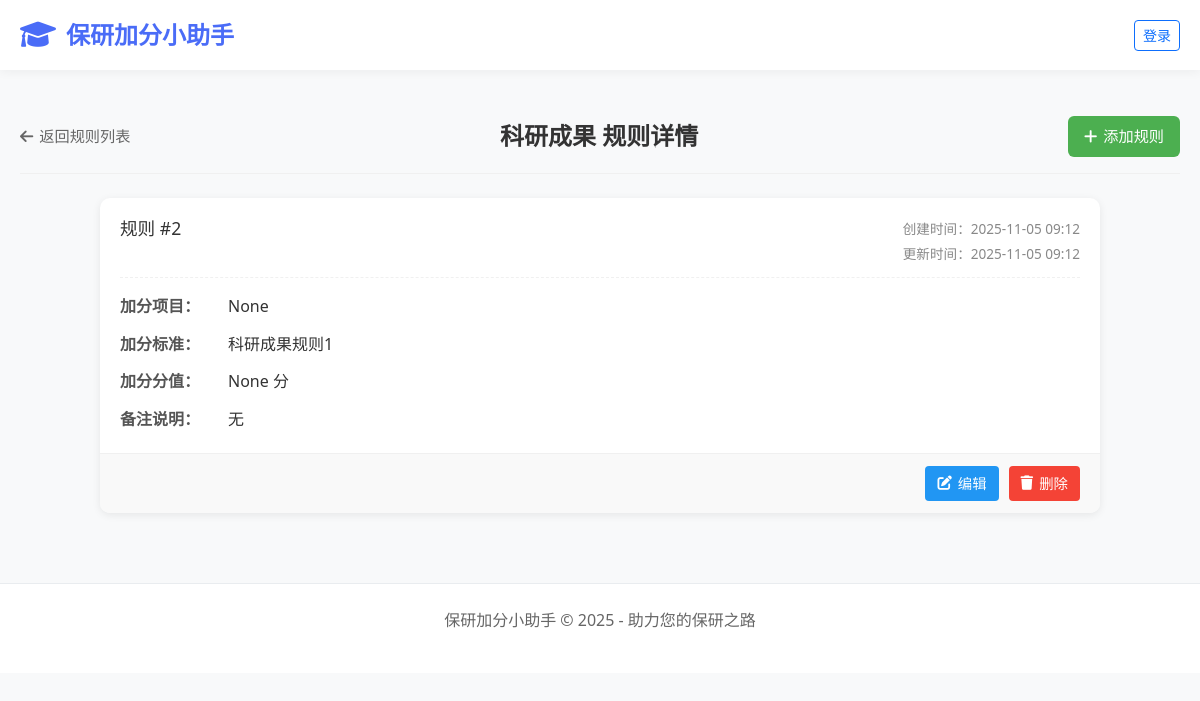
/counselor/rules/research-achievement/, run on an earlier commit of the app's database.
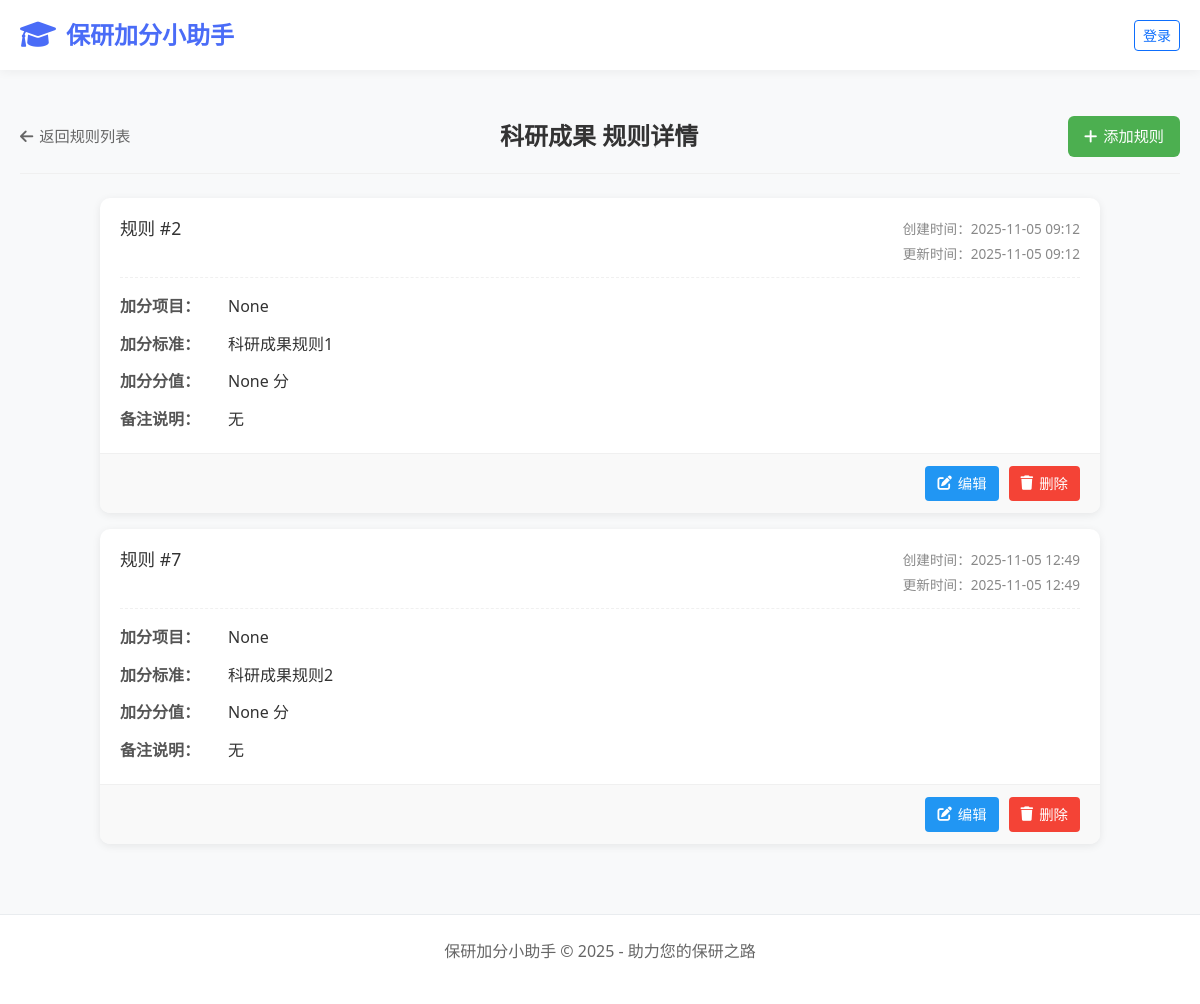
And on a later commit of the database.
### apps/students/models.py (models this page shows, shortened)
class Rule(models.Model):
    RULE_TYPE_CHOICES = [
        ('student-competition', '学业竞赛'),
        ('research-achievement', '科研成果'),
        ('innovation-entrepreneurship', '创新创业训练'),
        ('comprehensive-performance', '综合表现加分'),
    ]
    item_name = models.CharField(max_length=200, verbose_name="加分项目名称", null=True, blank=True)
    description = models.TextField(verbose_name="加分标准说明")
    score = models.DecimalField(max_digits=5, decimal_places=1, verbose_name="加分分值", null=True, blank=True)
    remark = models.TextField(blank=True, null=True, verbose_name="备注信息")
    rule_type = models.CharField(max_length=50, choices=RULE_TYPE_CHOICES, verbose_name="规则分类")
    created_at = models.DateTimeField(auto_now_add=True, verbose_name="创建时间")
    updated_at = models.DateTimeField(auto_now=True, verbose_name="更新时间")
    class Meta:
        verbose_name = "加分规则"
        verbose_name_plural = "加分规则"

### apps/counselors/views.py (the view)
# urls.py: path('rules/<str:rule_type>/', views.rule_detail, name='rule_detail'),
def rule_detail(request, rule_type):
    rule_map = {
        'student-competition': '学业竞赛',
        'research-achievement': '科研成果',
        'innovation-entrepreneurship': '创新创业训练',
        'comprehensive-performance': '综合表现加分'
    }
    rules = Rule.objects.filter(rule_type=rule_type)
    return render(request, 'counselors/rule_detail.html', {
        'rules': rules,
        'category_name': rule_map.get(rule_type, '规则详情'),
        'rule_type': rule_type
    })

### templates/counselors/rule_detail.html (shortened to what this page needs)
{% extends 'counselors/base.html' %}
{% load static %}
{% block extra_css %}
    <link href="{% static 'CSS/counselor/rule_detail.css' %}" rel="stylesheet">
{% endblock %}
{% block content %}
    <div class="page-header">
        <a href="{% url 'rules_management' %}" class="back-btn">
            <i class="fas fa-arrow-left"></i>
            <span>返回规则列表</span>
        </a>
        <h1 class="page-title">{{ category_name }} 规则详情</h1>
        <a href="{% url 'add_rule' %}?type={{ rule_type }}" class="add-rule-btn">
            <i class="fas fa-plus"></i>
            <span>添加规则</span>
        </a>
    </div>
    <div class="rules-container">
        {% if rules %}
            <div class="rules-list">
                {% for rule in rules %}
                    <div class="rule-item">
                        <div class="rule-content">
                            <div class="rule-header">
                                <h3 class="rule-title">规则 #{{ rule.id }}</h3>
                                <div class="rule-meta">
                                    <span class="create-time">创建时间：{{ rule.created_at|date:"Y-m-d H:i" }}</span>
                                    {% if rule.updated_at != rule.created_at %}
                                        <span class="update-time">更新时间：{{ rule.updated_at|date:"Y-m-d H:i" }}</span>
                                    {% endif %}
                                </div>
                            </div>
                            <div class="rule-details">
                                <div class="detail-item">
                                    <span class="detail-label">加分项目：</span>
                                    <span class="detail-value">{{ rule.item_name }}</span>
                                </div>
                                <div class="detail-item">
                                    <span class="detail-label">加分标准：</span>
                                    <span class="detail-value">{{ rule.description }}</span>
                                </div>
                                <div class="detail-item">
                                    <span class="detail-label">加分分值：</span>
                                    <span class="detail-value">{{ rule.score }} 分</span>
                                </div>
                                <div class="detail-item">
                                    <span class="detail-label">备注说明：</span>
                                    <span class="detail-value">{{ rule.remark|default:"无" }}</span>
                                </div>
                            </div>
                        </div>
                        <div class="rule-actions">
                            <a href="{% url 'edit_rule' rule.id %}" class="action-btn edit-btn">
                                <i class="fas fa-edit"></i>
                                <span>编辑</span>
                            </a>
                            <button class="action-btn delete-btn" data-rule-id="{{ rule.id }}">
                                <i class="fas fa-trash"></i>
                                <span>删除</span>
                            </button>
                        </div>
                    </div>
                {% endfor %}
            </div>
        {% endif %}
    </div>
{% endblock %}

What changed in the data, as far as the page shows it:
added Rule: id "7", created_at "2025-11-05 12:49", updated_at "2025-11-05 12:49", item_name "None", description "科研成果规则2", score "None", remark "无"
